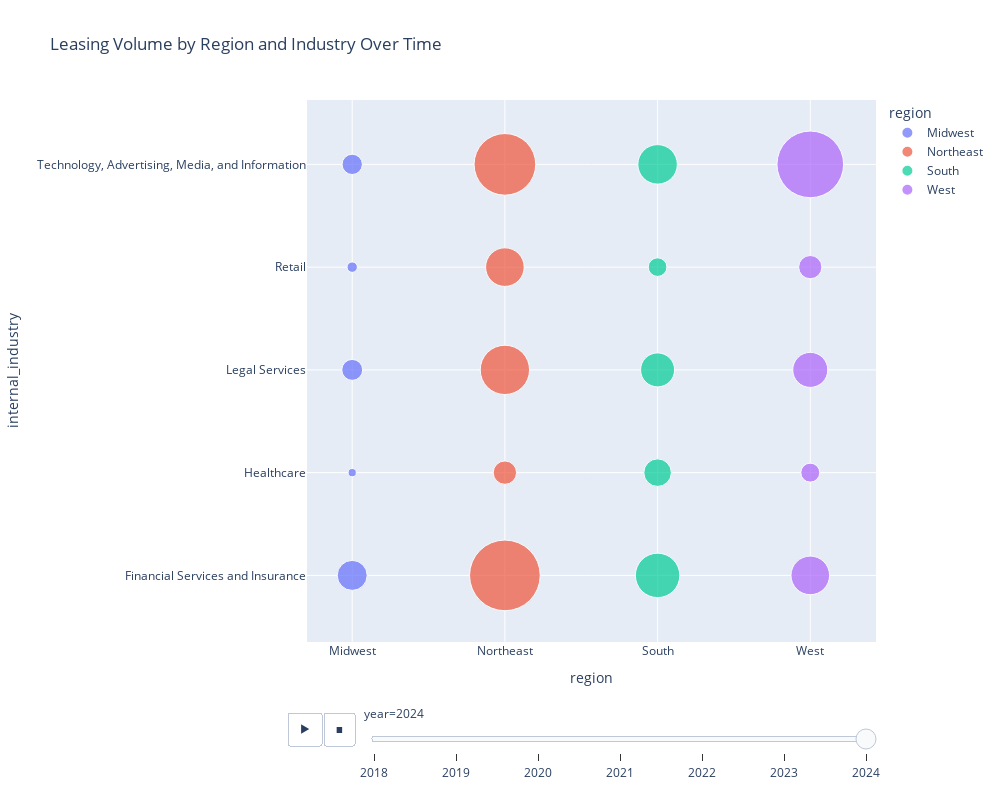

Notebook cell for this chart:
### Code cell
# Animation
import plotly.express as px

fig = px.scatter(
    geo_trends,
    x = 'region',
    y = 'internal_industry',
    size = 'leasedSF',
    color = 'region',
    animation_frame = 'year',
    size_max = 60,
    title = 'Leasing Volume by Region and Industry Over Time'
)

fig.update_layout(height = 800, width = 1000)
fig.show()

### Figure 1 — Plotly figure (JSON) as saved in the notebook; plotly's stock layout.template omitted (floating-point values rounded to 4 significant figures)
{"data": [{"hovertemplate": "region=%{x}<br>year=2024<br>internal_industry=%{y}<br>leasedSF=%{marker.size}<extra></extra>", "legendgroup": "Midwest", "marker": {"color": "#636efa", "size": [2179141, 161965, 1061369, 263032, 998164], "sizemode": "area", "sizeref": 4850.0, "symbol": "circle"}, "mode": "markers", "name": "Midwest", "orientation": "v", "showlegend": true, "type": "scatter", "x": ["Midwest", "Midwest", "Midwest", "Midwest", "Midwest"], "xaxis": "x", "y": ["Financial Services and Insurance", "Healthcare", "Legal Services", "Retail", "Technology, Advertising, Media, and Information"], "yaxis": "y"}, {"hovertemplate": "region=%{x}<br>year=2024<br>internal_industry=%{y}<br>leasedSF=%{marker.size}<extra></extra>", "legendgroup": "Northeast", "marker": {"color": "#EF553B", "size": [12113839, 1322978, 5897350, 3615224, 9217492], "sizemode": "area", "sizeref": 4850.0, "symbol": "circle"}, "mode": "markers", "name": "Northeast", "orientation": "v", "showlegend": true, "type": "scatter", "x": ["Northeast", "Northeast", "Northeast", "Northeast", "Northeast"], "xaxis": "x", "y": ["Financial Services and Insurance", "Healthcare", "Legal Services", "Retail", "Technology, Advertising, Media, and Information"], "yaxis": "y"}, {"hovertemplate": "region=%{x}<br>year=2024<br>internal_industry=%{y}<br>leasedSF=%{marker.size}<extra></extra>", "legendgroup": "South", "marker": {"color": "#00cc96", "size": [4789930, 1841636, 2803610, 841902, 3783667], "sizemode": "area", "sizeref": 4850.0, "symbol": "circle"}, "mode": "markers", "name": "South", "orientation": "v", "showlegend": true, "type": "scatter", "x": ["South", "South", "South", "South", "South"], "xaxis": "x", "y": ["Financial Services and Insurance", "Healthcare", "Legal Services", "Retail", "Technology, Advertising, Media, and Information"], "yaxis": "y"}, {"hovertemplate": "region=%{x}<br>year=2024<br>internal_industry=%{y}<br>leasedSF=%{marker.size}<extra></extra>", "legendgroup": "West", "marker": {"color": "#ab63fa", "size": [3611941, 870960, 2977691, 1308623, 10778774], "sizemode": "area", "sizeref": 4850.0, "symbol": "circle"}, "mode": "markers", "name": "West", "orientation": "v", "showlegend": true, "type": "scatter", "x": ["West", "West", "West", "West", "West"], "xaxis": "x", "y": ["Financial Services and Insurance", "Healthcare", "Legal Services", "Retail", "Technology, Advertising, Media, and Information"], "yaxis": "y"}], "layout": {"height": 800, "legend": {"itemsizing": "constant", "title": {"text": "region"}, "tracegroupgap": 0}, "sliders": [{"active": 6, "currentvalue": {"prefix": "year="}, "len": 0.9, "pad": {"b": 10, "t": 60}, "steps": [{"args": [["2018"], {"frame": {"duration": 0, "redraw": false}, "fromcurrent": true, "mode": "immediate", "transition": {"duration": 0, "easing": "linear"}}], "label": "2018", "method": "animate"}, {"args": [["2019"], {"frame": {"duration": 0, "redraw": false}, "fromcurrent": true, "mode": "immediate", "transition": {"duration": 0, "easing": "linear"}}], "label": "2019", "method": "animate"}, {"args": [["2020"], {"frame": {"duration": 0, "redraw": false}, "fromcurrent": true, "mode": "immediate", "transition": {"duration": 0, "easing": "linear"}}], "label": "2020", "method": "animate"}, {"args": [["2021"], {"frame": {"duration": 0, "redraw": false}, "fromcurrent": true, "mode": "immediate", "transition": {"duration": 0, "easing": "linear"}}], "label": "2021", "method": "animate"}, {"args": [["2022"], {"frame": {"duration": 0, "redraw": false}, "fromcurrent": true, "mode": "immediate", "transition": {"duration": 0, "easing": "linear"}}], "label": "2022", "method": "animate"}, {"args": [["2023"], {"frame": {"duration": 0, "redraw": false}, "fromcurrent": true, "mode": "immediate", "transition": {"duration": 0, "easing": "linear"}}], "label": "2023", "method": "animate"}, {"args": [["2024"], {"frame": {"duration": 0, "redraw": false}, "fromcurrent": true, "mode": "immediate", "transition": {"duration": 0, "easing": "linear"}}], "label": "2024", "method": "animate"}], "x": 0.1, "xanchor": "left", "y": 0, "yanchor": "top"}], "title": {"text": "Leasing Volume by Region and Industry Over Time"}, "updatemenus": [{"active": 0, "buttons": [{"args": [null, {"frame": {"duration": 500, "redraw": false}, "fromcurrent": true, "mode": "immediate", "transition": {"duration": 500, "easing": "linear"}}], "label": "&#9654;", "method": "animate"}, {"args": [[null], {"frame": {"duration": 0, "redraw": false}, "fromcurrent": true, "mode": "immediate", "transition": {"duration": 0, "easing": "linear"}}], "label": "&#9724;", "method": "animate"}], "direction": "left", "pad": {"r": 10, "t": 70}, "showactive": false, "type": "buttons", "x": 0.1, "xanchor": "right", "y": 0, "yanchor": "top"}], "width": 1000, "xaxis": {"anchor": "y", "autorange": true, "categoryarray": ["Midwest", "Northeast", "South", "West"], "categoryorder": "array", "domain": [0, 1], "range": [-0.3036, 3.446], "title": {"text": "region"}, "type": "category"}, "yaxis": {"anchor": "x", "autorange": true, "domain": [0, 1], "range": [-0.6445, 4.623], "title": {"text": "internal_industry"}, "type": "category"}}}
